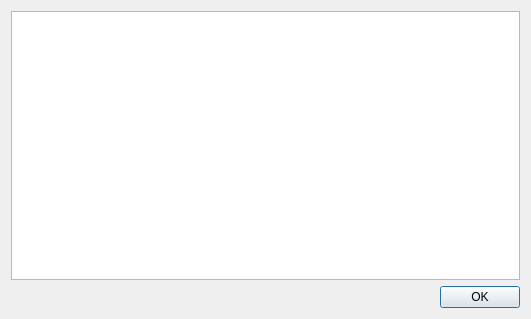
<?xml version="1.0" encoding="UTF-8"?>
<ui version="4.0">
 <class>CAttributeSummary</class>
 <widget class="QDialog" name="CAttributeSummary">
  <property name="geometry">
   <rect>
    <x>0</x>
    <y>0</y>
    <width>531</width>
    <height>319</height>
   </rect>
  </property>
  <property name="windowTitle">
   <string>Attribute Summary</string>
  </property>
  <layout class="QVBoxLayout" name="verticalLayout">
   <item>
    <widget class="QTableWidget" name="c_list"/>
   </item>
   <item>
    <layout class="QHBoxLayout" name="horizontalLayout">
     <item>
      <spacer name="horizontalSpacer">
       <property name="orientation">
        <enum>Qt::Horizontal</enum>
       </property>
       <property name="sizeHint" stdset="0">
        <size>
         <width>388</width>
         <height>20</height>
        </size>
       </property>
      </spacer>
     </item>
     <item>
      <widget class="QPushButton" name="c_ok">
       <property name="text">
        <string>OK</string>
       </property>
      </widget>
     </item>
    </layout>
   </item>
  </layout>
 </widget>
 <resources/>
 <connections>
  <connection>
   <sender>c_ok</sender>
   <signal>clicked()</signal>
   <receiver>CAttributeSummary</receiver>
   <slot>OnOK()</slot>
   <hints>
    <hint type="sourcelabel">
     <x>464</x>
     <y>286</y>
    </hint>
    <hint type="destinationlabel">
     <x>316</x>
     <y>280</y>
    </hint>
   </hints>
  </connection>
 </connections>
 <slots>
  <slot>OnOK()</slot>
  <slot>OnDblclkList(QModelIndex)</slot>
 </slots>
</ui>
